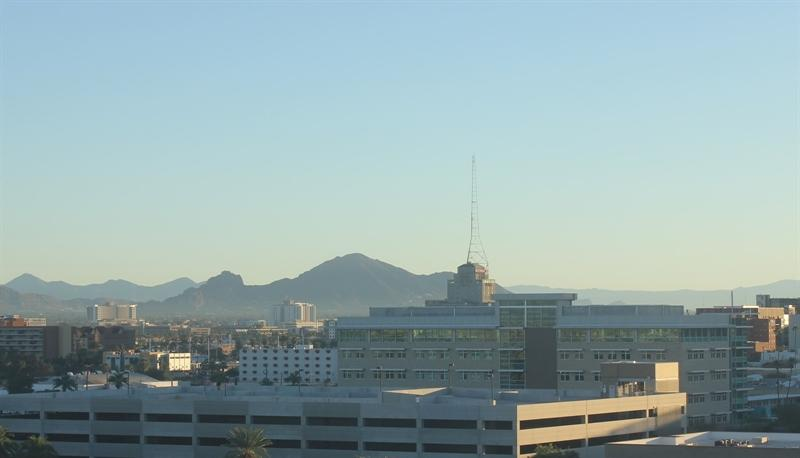
#> input picture 1-intro-comp-vision/1-1-image-representation/day_night_images/training/day/20151101_142050.jpg, 800 x 458 px; its folder holds only this picture in this run
$ jupyter execute --allow-errors '6-3-Average Brightness.ipynb'   (shell and % lines are left out)
#> lines starting #> are read from the running program, lines starting #| are printed output that depends on the picture
### 1-intro-comp-vision/1-1-image-representation/helpers.py
# Helper functions

import os
import glob # library for loading images from a directory
import matplotlib.image as mpimg

import cv2


# This function loads in images and their labels and places them in a list
# The list contains all images and their associated labels
# For example, after data is loaded, im_list[0][:] will be the first image-label pair in the list
def load_dataset(image_dir):

    # Populate this empty image list
#> called with image_dir = 'day_night_images/training/'
    im_list = []
    image_types = ["day", "night"]

    # Iterate through each color folder
    for im_type in image_types:

        # Iterate through each image file in each image_type folder
        # glob reads in any image with the extension "image_dir/im_type/*"
        for file in glob.glob(os.path.join(image_dir, im_type, "*")):

            # Read in the image
            im = mpimg.imread(file)
#> im is the input picture: shape (458, 800, 3); mean R, G, B 147.2, 168.7, 170.2

            # Check if the image exists/if it's been correctly read-in
            if not im is None:
                # Append the image, and it's type (red, green, yellow) to the image list
                im_list.append((im, im_type))

    return im_list


## Standardize the input images
# Resize each image to the desired input size: 600x1100px (hxw).

## Standardize the output
# With each loaded image, we also specify the expected output.
# For this, we use binary numerical values 0/1 = night/day.


# This function should take in an RGB image and return a new, standardized version
# 600 height x 1100 width image size (px x px)
def standardize_input(image):

    # Resize image and pre-process so that all "standard" images are the same size
    standard_im = cv2.resize(image, (1100, 600))

    return standard_im


# Examples:
# encode("day") should return: 1
# encode("night") should return: 0
def encode(label):

    numerical_val = 0
    if(label == 'day'):
        numerical_val = 1
    # else it is night and can stay 0

    return numerical_val

# using both functions above, standardize the input images and output labels
def standardize(image_list):

    # Empty image data array
    standard_list = []

    # Iterate through all the image-label pairs
    for item in image_list:
        image = item[0]
        label = item[1]

        # Standardize the image
        standardized_im = standardize_input(image)

        # Create a numerical label
        binary_label = encode(label)

        # Append the image, and it's one hot encoded label to the full, processed list of image data
        standard_list.append((standardized_im, binary_label))

    return standard_list

### 1-intro-comp-vision/1-1-image-representation/6-3-Average Brightness.ipynb
# Day and Night Image Classifier
---

The day/night image dataset consists of 200 RGB color images in two categories: day and night. There are equal numbers of each example: 100 day images and 100 night images.

We'd like to build a classifier that can accurately label these images as day or night, and that relies on finding distinguishing features between the two types of images!

*Note: All images come from the [AMOS dataset](http://cs.uky.edu/~jacobs/datasets/amos/) (Archive of Many Outdoor Scenes).*

### Import resources

Before you get started on the project code, import the libraries and resources that you'll need.

[cell 1]
import cv2 # computer vision library
import helpers

import numpy as np
import matplotlib.pyplot as plt
import matplotlib.image as mpimg

## Training and Testing Data
The 200 day/night images are separated into training and testing datasets.

* 60% of these images are training images, for you to use as you create a classifier.
* 40% are test images, which will be used to test the accuracy of your classifier.

First, we set some variables to keep track of some where our images are stored:

    image_dir_training: the directory where our training image data is stored
    image_dir_test: the directory where our test image data is stored

[cell 2]
# Image data directories
image_dir_training = "day_night_images/training/"
image_dir_test = "day_night_images/test/"

## Load the datasets

These first few lines of code will load the training day/night images and store all of them in a variable, `IMAGE_LIST`. This list contains the images and their associated label ("day" or "night").

For example, the first image-label pair in `IMAGE_LIST` can be accessed by index:
``` IMAGE_LIST[0][:]```.

[cell 3]
# Using the load_dataset function in helpers.py
# Load training data
IMAGE_LIST = helpers.load_dataset(image_dir_training)
#> IMAGE_LIST = 2 items

## Construct a `STANDARDIZED_LIST` of input images and output labels.

This function takes in a list of image-label pairs and outputs a **standardized** list of resized images and numerical labels.

[cell 4]
# Standardize all training images
STANDARDIZED_LIST = helpers.standardize(IMAGE_LIST)
#> the loop in standardize, `for item in image_list:` made 2 passes
#> (label, numerical_val in encode, binary_label) on passes 1 to 2: ('day', 1, 1), ('night', 0, 0)
#> pass 1, in standardize_input, `standard_im = cv2.resize(image, (1100, 600))`:
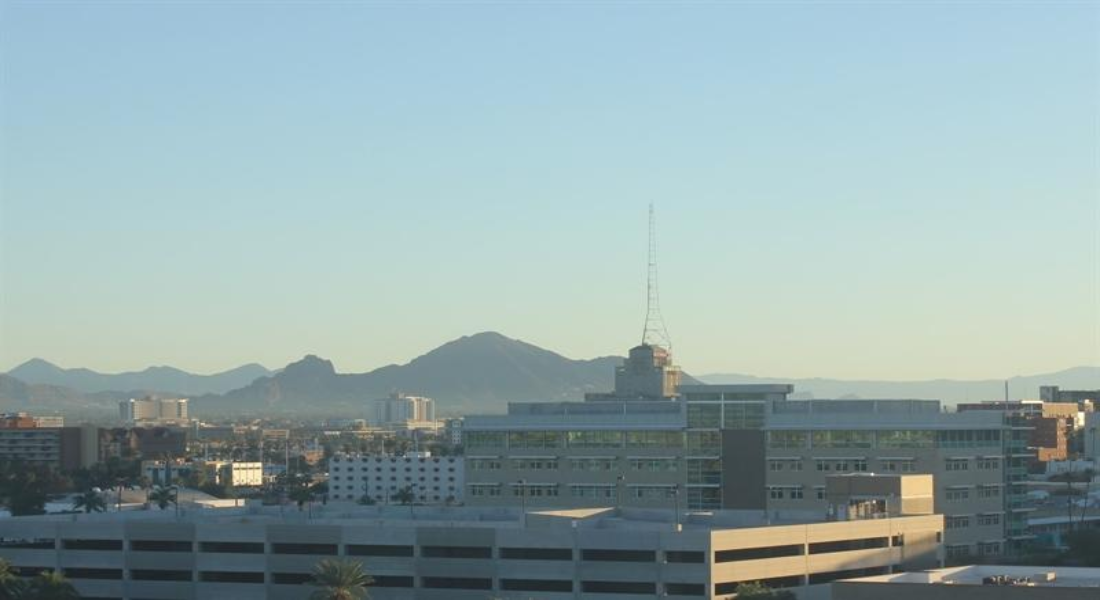
#> standard_im: shape (600, 1100, 3); mean R, G, B 147.1, 168.7, 170.1
#> pass 2, in standardize_input (call 2), `standard_im = cv2.resize(image, (1100, 600))`:
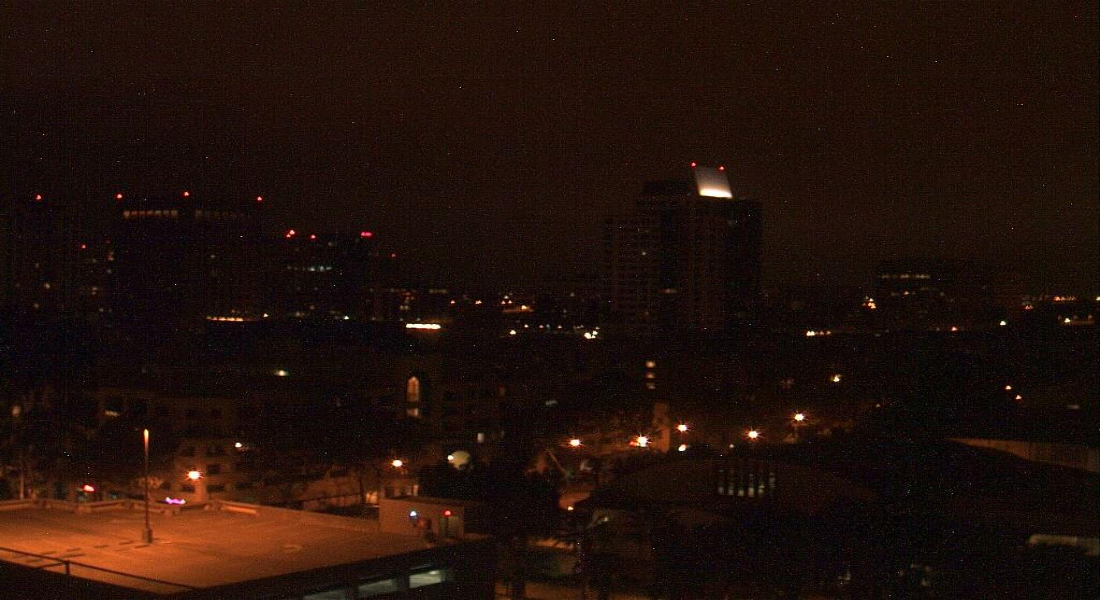
#> standard_im: shape (600, 1100, 3); mean R, G, B 33.7, 16.6, 10.3
#> STANDARDIZED_LIST = 2 items

## Visualize the standardized data

Display a standardized image from STANDARDIZED_LIST.

[cell 5]
# Display a standardized image and its label

# Select an image by index
image_num = 0
selected_image = STANDARDIZED_LIST[image_num][0]
selected_label = STANDARDIZED_LIST[image_num][1]
#> selected_label = 1

# Display image and data about it
plt.imshow(selected_image)
print("Shape: "+str(selected_image.shape))
#| Shape: (600, 1100, 3)
print("Label [1 = day, 0 = night]: " + str(selected_label))
#| Label [1 = day, 0 = night]: 1

# Feature Extraction

Create a feature that represents the brightness in an image. We'll be extracting the **average brightness** using HSV colorspace. Specifically, we'll use the V channel (a measure of brightness), add up the pixel values in the V channel, then divide that sum by the area of the image to get the average Value of the image.

## RGB to HSV conversion

Below, a test image is converted from RGB to HSV colorspace and each component is displayed in an image.

[cell 6]
# Convert and image to HSV colorspace
# Visualize the individual color channels

image_num = 0
test_im = STANDARDIZED_LIST[image_num][0]
test_label = STANDARDIZED_LIST[image_num][1]
#> test_label = 1

# Convert to HSV
hsv = cv2.cvtColor(test_im, cv2.COLOR_RGB2HSV)
#> hsv: shape (600, 1100, 3); mean H, S, V 85, 46.2, 175.1

# Print image label
print('Label: ' + str(test_label))
#| Label: 1

# HSV channels
h = hsv[:,:,0]
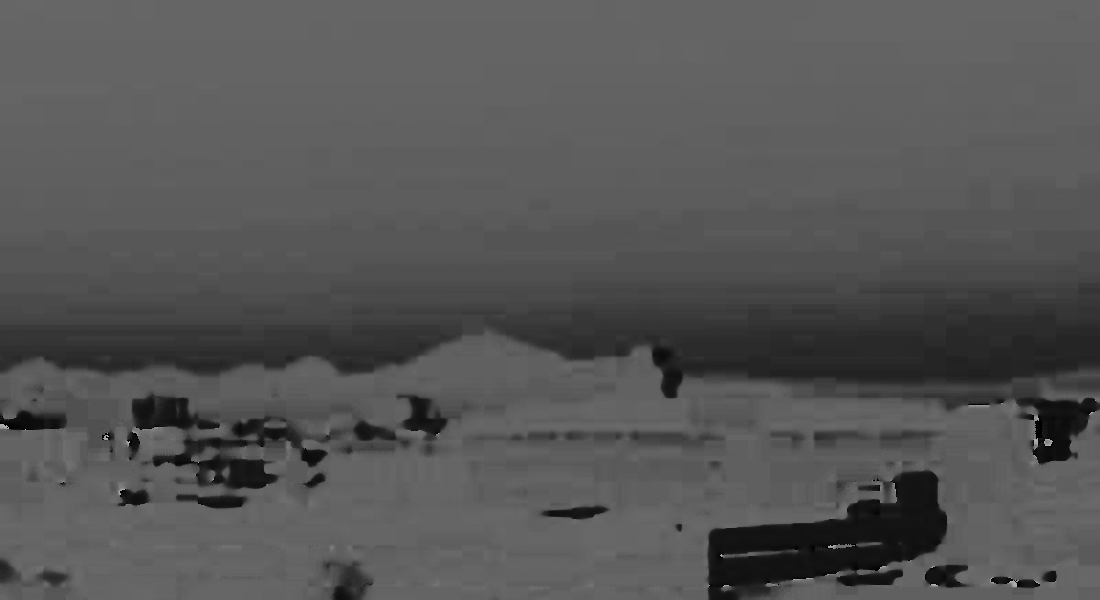
#> h: shape (600, 1100); min 0, max 178, mean 85
s = hsv[:,:,1]
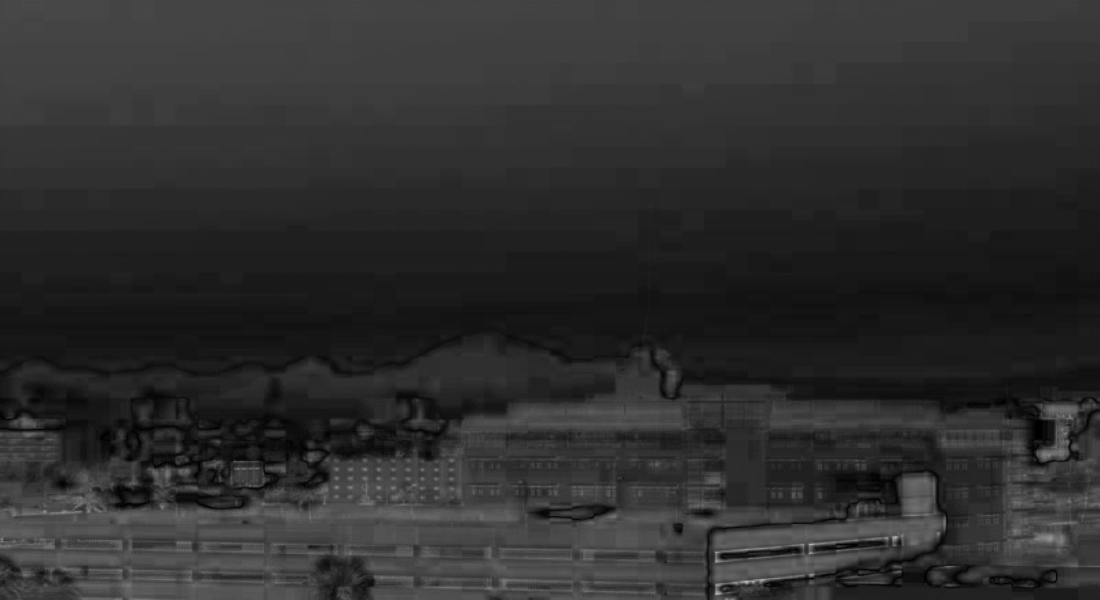
#> s: shape (600, 1100); min 0, max 194, mean 46.2
v = hsv[:,:,2]
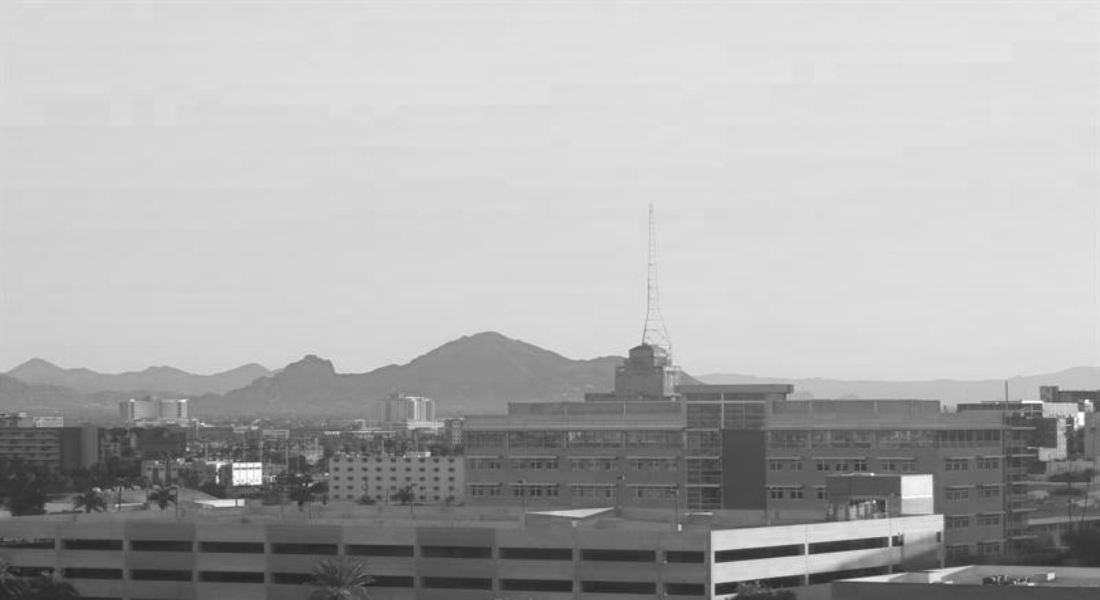
#> v: shape (600, 1100); min 33, max 255, mean 175.1

# Plot the original image and the three channels
f, (ax1, ax2, ax3, ax4) = plt.subplots(1, 4, figsize=(20,10))
color_map = 'summer'
ax1.set_title('Standardized image')
ax1.imshow(test_im)
ax2.set_title('H channel')
ax2.imshow(h, cmap=color_map)
ax3.set_title('S channel')
ax3.imshow(s, cmap=color_map)
ax4.set_title('V channel')
ax4.imshow(v, cmap=color_map)

---
###  Find the average brightness using the V channel

This function takes in a **standardized** RGB image and returns a feature (a single value) that represent the average level of brightness in the image. We'll use this value to classify the image as day or night.

[cell 7]
from functools import reduce

[cell 8]
f = lambda x, y: x*y

[cell 9]
f(1,2)

[cell 10]
reduce(lambda x, y: x*y, (1,2,3,4))

[cell 11]
# Find the average Value or brightness of an image
from functools import reduce
def avg_brightness(rgb_image):
    IM_DIM = (600, 1100)

    # Convert image to HSV
    hsv = cv2.cvtColor(rgb_image, cv2.COLOR_RGB2HSV)

    # Add up all the pixel values in the V channel
    sum_brightness = np.sum(hsv[:,:,2])


    ## TODO: Calculate the average brightness using the area of the image
    # and the sum calculated above
    # avg = 0
    area = reduce(lambda x, y: x*y, IM_DIM)
    avg_brightness = sum_brightness / area

    return avg_brightness

[cell 12]
# Testing average brightness levels
# Look at a number of different day and night images and think about
# what average brightness value separates the two types of images

# As an example, a "night" image is loaded in and its avg brightness is displayed
image_num = -20
#> (the rest of this cell did not finish here and is left out)

#> (a cell that did not finish here is left out)

[cell 14]
from IPython.display import display
import pandas as pd
imgs, labels = zip(*STANDARDIZED_LIST)
#> labels = (1, 0)
mean_bright = [avg_brightness(img) for img in imgs]
#> in avg_brightness, `sum_brightness = np.sum(hsv[:,:,2])`: sum_brightness = 115561375
#> in avg_brightness, `avg_brightness = sum_brightness / area`: avg_brightness = 175.1
#> in avg_brightness (call 2), `hsv = cv2.cvtColor(rgb_image, cv2.COLOR_RGB2HSV)`: hsv: shape (600, 1100, 3); mean H, S, V 25, 175.4, 33.8
#> mean_bright = [175.1, 33.76]
df = pd.DataFrame({"Labels": labels, "Mean_Brightness": mean_bright})
#> df = table of 2 rows and 2 columns
info = df.groupby("Labels").describe()["Mean_Brightness"]
#> info = table of 2 rows and 8 columns
display(s)
x_std = list(info["std"])
#> x_std = [nan, nan]
x_means = list(info["mean"])
#> x_means = [33.76, 175.1]

[cell 15]
import scipy.stats as stats
x = np.linspace(min(x_means) - 3*min(x_std), max(x_means) + 3*max(x_std), 1000)
for idx in range(2):
    plt.plot(x, stats.norm.pdf(x, info.loc[idx, "mean"], info.loc[idx, "std"]))
plt.title("Normal Distritbution of Mean Brightness"
          "\nbetween Day and Night Images")
plt.xlabel("Brightness Value")
plt.ylabel("Frequency")
plt.legend(["Night", "Day"])
plt.show()
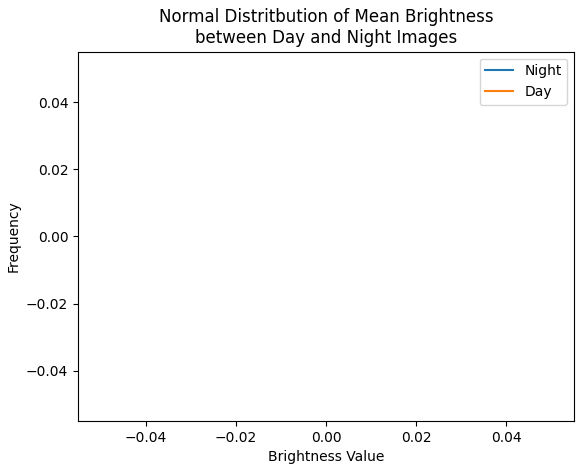
#> figure drawn by matplotlib, 1 panel
# TODO - look into how to produce PDF in pandas
